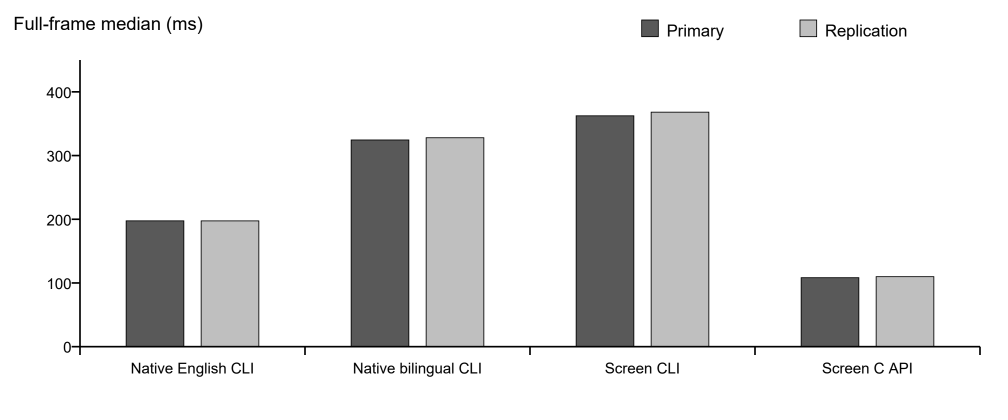
#> input picture Document/Week6/assets/perception_warm_latency.png, 2016 x 840 px (shown at 1/2 size)
$ python -i preprocessing.py   (imports and definitions only)
#> lines starting #> are read from the running program, lines starting #| are printed output that depends on the picture; after the words box and inside, x2 and y2 are one past the last pixel; in counts of white or black regions, pixels touching at a corner belong together
"""Composable preprocessing steps that stabilise OCR.

Module contract: images are handled in **RGB** order. OpenCV helpers convert to
BGR internally and convert back before returning, so callers never have to think
about channel order. No function here writes to disk, and none of them mutate the
image they were given.
"""

from __future__ import annotations

import cv2
import numpy as np
from PIL import Image

from ..config import PreprocessingConfig


class PreprocessingError(RuntimeError):
    """Raised when an image cannot be processed."""


def to_numpy(image: Image.Image | np.ndarray) -> np.ndarray:
    """Return an RGB ``uint8`` array without mutating the input."""
    if isinstance(image, np.ndarray):
        array = image
        if array.ndim == 2:
            return np.stack([array] * 3, axis=-1)
        if array.ndim != 3 or array.shape[2] not in (3, 4):
            raise PreprocessingError(f"unsupported array shape: {array.shape}")
        return np.ascontiguousarray(array[:, :, :3])
    if isinstance(image, Image.Image):
        return np.asarray(image.convert("RGB"))
    raise PreprocessingError(f"unsupported image type: {type(image)!r}")


def to_pil(array: np.ndarray) -> Image.Image:
    """Wrap an RGB array as a Pillow image."""
    if array.ndim == 3 and array.shape[2] == 3:
        return Image.fromarray(array, mode="RGB")
    if array.ndim == 2:
        return Image.fromarray(array, mode="L")
    raise PreprocessingError(f"unsupported array shape: {array.shape}")


def _bgr(image: Image.Image | np.ndarray) -> np.ndarray:
    return cv2.cvtColor(to_numpy(image), cv2.COLOR_RGB2BGR)


def _rgb(array: np.ndarray) -> np.ndarray:
    return cv2.cvtColor(array, cv2.COLOR_BGR2RGB)


def to_grayscale(image: Image.Image | np.ndarray) -> Image.Image:
    """Convert to a single-channel grayscale image."""
    return to_pil(cv2.cvtColor(to_numpy(image), cv2.COLOR_RGB2GRAY))


# [28 lines left out: functions resize_image, gaussian_blur, not called in this run]


def otsu_binarize(image: Image.Image | np.ndarray) -> Image.Image:
    """Otsu threshold, returning a grayscale image with values 0 and 255."""
    gray = cv2.cvtColor(to_numpy(image), cv2.COLOR_RGB2GRAY)
    _, binary = cv2.threshold(gray, 0, 255, cv2.THRESH_BINARY + cv2.THRESH_OTSU)
    return to_pil(binary)


# [34 lines left out: functions sharpen_image, crop_region, apply_preprocessing, not called in this run]

>>> import cv2
>>> picture = cv2.cvtColor(cv2.imread('../../../Document/Week6/assets/perception_warm_latency.png'), cv2.COLOR_BGR2RGB)
#> picture is the input picture: shape (840, 2016, 3); min 0, max 255, mean 230.8
>>> result = otsu_binarize(picture)
#> in otsu_binarize, `_, binary = cv2.threshold(gray, 0, 255, cv2.THRESH_BINARY + cv2.THRESH..`:
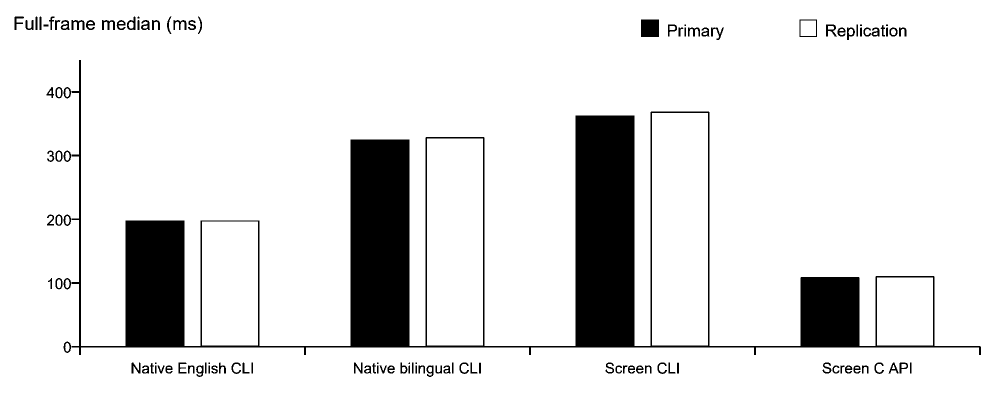
#> binary: shape (840, 2016) (shown at 1/2 size); 89.3% white; 115 black regions (9 under 20 px), largest, box (x1, y1, x2, y2) and area: (143, 120, 1962, 710) 166641, (1282, 39, 1318, 74) 1260, (143, 40, 169, 60) 270
